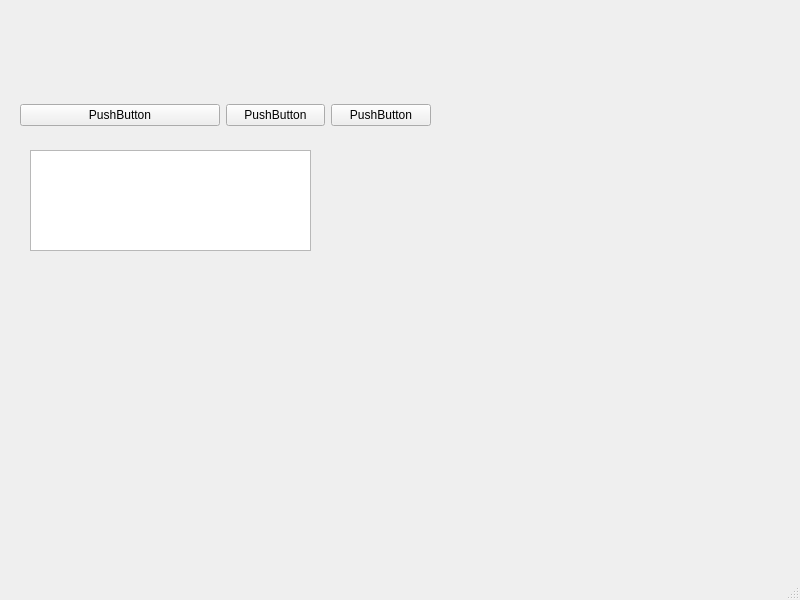
<?xml version="1.0" encoding="UTF-8"?>
<ui version="4.0">
 <class>MainWindow</class>
 <widget class="QMainWindow" name="MainWindow">
  <property name="geometry">
   <rect>
    <x>0</x>
    <y>0</y>
    <width>800</width>
    <height>600</height>
   </rect>
  </property>
  <property name="windowTitle">
   <string>MainWindow</string>
  </property>
  <widget class="QWidget" name="centralwidget">
   <widget class="QTextEdit" name="textEdit">
    <property name="geometry">
     <rect>
      <x>30</x>
      <y>150</y>
      <width>281</width>
      <height>101</height>
     </rect>
    </property>
   </widget>
   <widget class="QWidget" name="">
    <property name="geometry">
     <rect>
      <x>20</x>
      <y>90</y>
      <width>411</width>
      <height>51</height>
     </rect>
    </property>
    <layout class="QHBoxLayout" name="horizontalLayout">
     <item>
      <widget class="QPushButton" name="pushButton">
       <property name="sizePolicy">
        <sizepolicy hsizetype="Expanding" vsizetype="Fixed">
         <horstretch>2</horstretch>
         <verstretch>0</verstretch>
        </sizepolicy>
       </property>
       <property name="text">
        <string>PushButton</string>
       </property>
      </widget>
     </item>
     <item>
      <widget class="QPushButton" name="pushButton_2">
       <property name="sizePolicy">
        <sizepolicy hsizetype="Expanding" vsizetype="Fixed">
         <horstretch>1</horstretch>
         <verstretch>0</verstretch>
        </sizepolicy>
       </property>
       <property name="text">
        <string>PushButton</string>
       </property>
      </widget>
     </item>
     <item>
      <widget class="QPushButton" name="pushButton_3">
       <property name="sizePolicy">
        <sizepolicy hsizetype="Expanding" vsizetype="Fixed">
         <horstretch>1</horstretch>
         <verstretch>0</verstretch>
        </sizepolicy>
       </property>
       <property name="text">
        <string>PushButton</string>
       </property>
      </widget>
     </item>
    </layout>
   </widget>
  </widget>
  <widget class="QMenuBar" name="menubar">
   <property name="geometry">
    <rect>
     <x>0</x>
     <y>0</y>
     <width>800</width>
     <height>26</height>
    </rect>
   </property>
  </widget>
  <widget class="QStatusBar" name="statusbar"/>
 </widget>
 <resources/>
 <connections/>
</ui>
